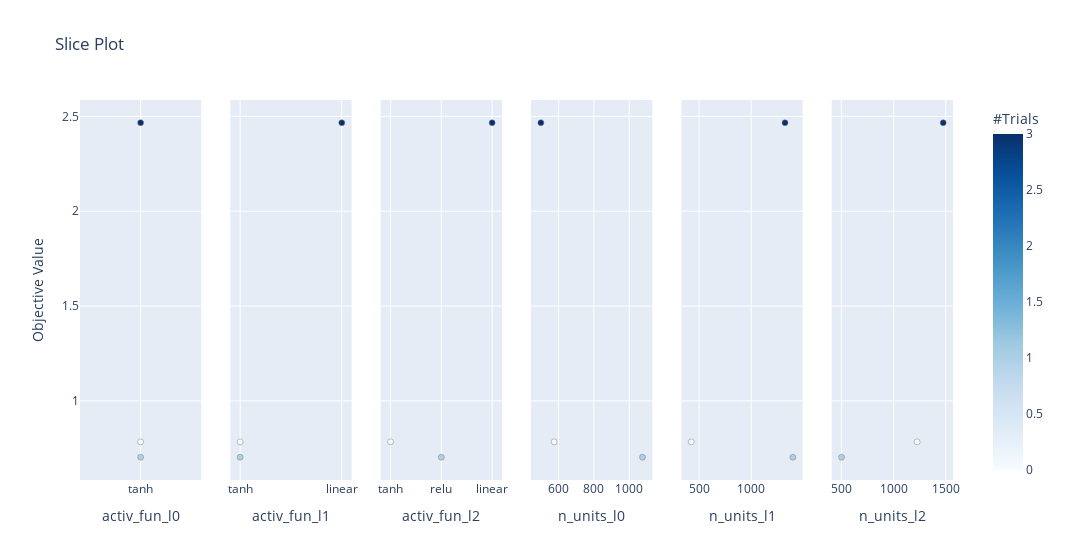

This figure's notebook cell:
### Code cell
optuna.visualization.plot_slice(study) # best plot

### Figure 1 — Plotly figure (JSON) as saved in the notebook; plotly's stock layout.template omitted (floating-point values rounded to 4 significant figures)
{"data": [{"marker": {"color": [0, 1, 3], "colorbar": {"title": {"text": "#Trials"}, "x": 1, "xpad": 40}, "colorscale": [[0, "rgb(247,251,255)"], [0.125, "rgb(222,235,247)"], [0.25, "rgb(198,219,239)"], [0.375, "rgb(158,202,225)"], [0.5, "rgb(107,174,214)"], [0.625, "rgb(66,146,198)"], [0.75, "rgb(33,113,181)"], [0.875, "rgb(8,81,156)"], [1, "rgb(8,48,107)"]], "line": {"color": "Grey", "width": 0.5}, "showscale": true}, "mode": "markers", "showlegend": false, "type": "scatter", "x": ["tanh", "tanh", "tanh"], "xaxis": "x", "y": [0.784, 0.7028, 2.467], "yaxis": "y"}, {"marker": {"color": [0, 1, 3], "colorbar": {"title": {"text": "#Trials"}, "x": 1, "xpad": 40}, "colorscale": [[0, "rgb(247,251,255)"], [0.125, "rgb(222,235,247)"], [0.25, "rgb(198,219,239)"], [0.375, "rgb(158,202,225)"], [0.5, "rgb(107,174,214)"], [0.625, "rgb(66,146,198)"], [0.75, "rgb(33,113,181)"], [0.875, "rgb(8,81,156)"], [1, "rgb(8,48,107)"]], "line": {"color": "Grey", "width": 0.5}, "showscale": false}, "mode": "markers", "showlegend": false, "type": "scatter", "x": ["tanh", "tanh", "linear"], "xaxis": "x2", "y": [0.784, 0.7028, 2.467], "yaxis": "y2"}, {"marker": {"color": [0, 1, 3], "colorbar": {"title": {"text": "#Trials"}, "x": 1, "xpad": 40}, "colorscale": [[0, "rgb(247,251,255)"], [0.125, "rgb(222,235,247)"], [0.25, "rgb(198,219,239)"], [0.375, "rgb(158,202,225)"], [0.5, "rgb(107,174,214)"], [0.625, "rgb(66,146,198)"], [0.75, "rgb(33,113,181)"], [0.875, "rgb(8,81,156)"], [1, "rgb(8,48,107)"]], "line": {"color": "Grey", "width": 0.5}, "showscale": false}, "mode": "markers", "showlegend": false, "type": "scatter", "x": ["tanh", "relu", "linear"], "xaxis": "x3", "y": [0.784, 0.7028, 2.467], "yaxis": "y3"}, {"marker": {"color": [0, 1, 3], "colorbar": {"title": {"text": "#Trials"}, "x": 1, "xpad": 40}, "colorscale": [[0, "rgb(247,251,255)"], [0.125, "rgb(222,235,247)"], [0.25, "rgb(198,219,239)"], [0.375, "rgb(158,202,225)"], [0.5, "rgb(107,174,214)"], [0.625, "rgb(66,146,198)"], [0.75, "rgb(33,113,181)"], [0.875, "rgb(8,81,156)"], [1, "rgb(8,48,107)"]], "line": {"color": "Grey", "width": 0.5}, "showscale": false}, "mode": "markers", "showlegend": false, "type": "scatter", "x": [575, 1075, 500], "xaxis": "x4", "y": [0.784, 0.7028, 2.467], "yaxis": "y4"}, {"marker": {"color": [0, 1, 3], "colorbar": {"title": {"text": "#Trials"}, "x": 1, "xpad": 40}, "colorscale": [[0, "rgb(247,251,255)"], [0.125, "rgb(222,235,247)"], [0.25, "rgb(198,219,239)"], [0.375, "rgb(158,202,225)"], [0.5, "rgb(107,174,214)"], [0.625, "rgb(66,146,198)"], [0.75, "rgb(33,113,181)"], [0.875, "rgb(8,81,156)"], [1, "rgb(8,48,107)"]], "line": {"color": "Grey", "width": 0.5}, "showscale": false}, "mode": "markers", "showlegend": false, "type": "scatter", "x": [425, 1400, 1325], "xaxis": "x5", "y": [0.784, 0.7028, 2.467], "yaxis": "y5"}, {"marker": {"color": [0, 1, 3], "colorbar": {"title": {"text": "#Trials"}, "x": 1, "xpad": 40}, "colorscale": [[0, "rgb(247,251,255)"], [0.125, "rgb(222,235,247)"], [0.25, "rgb(198,219,239)"], [0.375, "rgb(158,202,225)"], [0.5, "rgb(107,174,214)"], [0.625, "rgb(66,146,198)"], [0.75, "rgb(33,113,181)"], [0.875, "rgb(8,81,156)"], [1, "rgb(8,48,107)"]], "line": {"color": "Grey", "width": 0.5}, "showscale": false}, "mode": "markers", "showlegend": false, "type": "scatter", "x": [1225, 500, 1475], "xaxis": "x6", "y": [0.784, 0.7028, 2.467], "yaxis": "y6"}], "layout": {"title": {"text": "Slice Plot"}, "width": 1800, "xaxis": {"anchor": "y", "domain": [0, 0.1389], "title": {"text": "activ_fun_l0"}}, "xaxis2": {"anchor": "y2", "domain": [0.1722, 0.3111], "title": {"text": "activ_fun_l1"}}, "xaxis3": {"anchor": "y3", "domain": [0.3444, 0.4833], "title": {"text": "activ_fun_l2"}}, "xaxis4": {"anchor": "y4", "domain": [0.5167, 0.6556], "title": {"text": "n_units_l0"}}, "xaxis5": {"anchor": "y5", "domain": [0.6889, 0.8278], "title": {"text": "n_units_l1"}}, "xaxis6": {"anchor": "y6", "domain": [0.8611, 1], "title": {"text": "n_units_l2"}}, "yaxis": {"anchor": "x", "domain": [0, 1], "title": {"text": "Objective Value"}}, "yaxis2": {"anchor": "x2", "domain": [0, 1], "matches": "y", "showticklabels": false}, "yaxis3": {"anchor": "x3", "domain": [0, 1], "matches": "y", "showticklabels": false}, "yaxis4": {"anchor": "x4", "domain": [0, 1], "matches": "y", "showticklabels": false}, "yaxis5": {"anchor": "x5", "domain": [0, 1], "matches": "y", "showticklabels": false}, "yaxis6": {"anchor": "x6", "domain": [0, 1], "matches": "y", "showticklabels": false}}}
